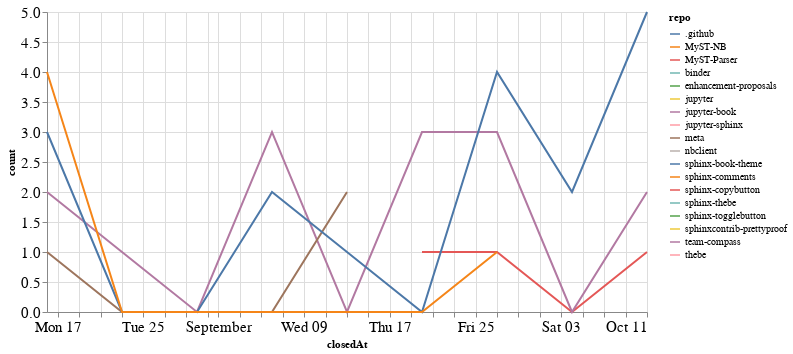

Source (notebook cell):
### Code cell
closed_by_time = closed_by.groupby('repo').resample('W', on='closedAt').count()['author'].reset_index()
closed_by_time = closed_by_time.rename(columns={'author': 'count'})

alt.Chart(closed_by_time, width=600).mark_line().encode(
    x='closedAt',
    y='count',
    color='repo',
    tooltip="repo"
)

### Figure 1 — Vega-Lite specification as saved in the notebook (floating-point values rounded to 4 significant figures)
{"config": {"axisLeft": {"labelFontSize": 15}, "axisBottom": {"labelFontSize": 15}}, "data": {"name": "data-8274558020cde669567d78dc098c2fa9"}, "mark": "line", "encoding": {"color": {"type": "nominal", "field": "repo"}, "tooltip": {"type": "nominal", "field": "repo"}, "x": {"type": "temporal", "field": "closedAt"}, "y": {"type": "quantitative", "field": "count"}}, "width": 600, "$schema": "https://vega.github.io/schema/vega-lite/v4.8.1.json", "datasets": {"data-8274558020cde669567d78dc098c2fa9": [{"repo": ".github", "closedAt": "2020-08-30T00:00:00", "count": 1}, {"repo": "MyST-NB", "closedAt": "2020-09-06T00:00:00", "count": 1}, {"repo": "MyST-Parser", "closedAt": "2020-09-20T00:00:00", "count": 1}, {"repo": "MyST-Parser", "closedAt": "2020-09-27T00:00:00", "count": 1}, {"repo": "MyST-Parser", "closedAt": "2020-10-04T00:00:00", "count": 0}, {"repo": "MyST-Parser", "closedAt": "2020-10-11T00:00:00", "count": 1}, {"repo": "binder", "closedAt": "2020-08-16T00:00:00", "count": 2}, {"repo": "enhancement-proposals", "closedAt": "2020-08-30T00:00:00", "count": 1}, {"repo": "jupyter", "closedAt": "2020-10-11T00:00:00", "count": 1}, {"repo": "jupyter-book", "closedAt": "2020-08-16T00:00:00", "count": 2}, {"repo": "jupyter-book", "closedAt": "2020-08-23T00:00:00", "count": 1}, {"repo": "jupyter-book", "closedAt": "2020-08-30T00:00:00", "count": 0}, {"repo": "jupyter-book", "closedAt": "2020-09-06T00:00:00", "count": 3}, {"repo": "jupyter-book", "closedAt": "2020-09-13T00:00:00", "count": 0}, {"repo": "jupyter-book", "closedAt": "2020-09-20T00:00:00", "count": 3}, {"repo": "jupyter-book", "closedAt": "2020-09-27T00:00:00", "count": 3}, {"repo": "jupyter-book", "closedAt": "2020-10-04T00:00:00", "count": 0}, {"repo": "jupyter-book", "closedAt": "2020-10-11T00:00:00", "count": 2}, {"repo": "jupyter-sphinx", "closedAt": "2020-09-27T00:00:00", "count": 1}, {"repo": "meta", "closedAt": "2020-08-16T00:00:00", "count": 1}, {"repo": "meta", "closedAt": "2020-08-23T00:00:00", "count": 0}, {"repo": "meta", "closedAt": "2020-08-30T00:00:00", "count": 0}, {"repo": "meta", "closedAt": "2020-09-06T00:00:00", "count": 0}, {"repo": "meta", "closedAt": "2020-09-13T00:00:00", "count": 2}, {"repo": "nbclient", "closedAt": "2020-09-13T00:00:00", "count": 1}, {"repo": "sphinx-book-theme", "closedAt": "2020-08-16T00:00:00", "count": 3}, {"repo": "sphinx-book-theme", "closedAt": "2020-08-23T00:00:00", "count": 0}, {"repo": "sphinx-book-theme", "closedAt": "2020-08-30T00:00:00", "count": 0}, {"repo": "sphinx-book-theme", "closedAt": "2020-09-06T00:00:00", "count": 2}, {"repo": "sphinx-book-theme", "closedAt": "2020-09-13T00:00:00", "count": 1}, {"repo": "sphinx-book-theme", "closedAt": "2020-09-20T00:00:00", "count": 0}, {"repo": "sphinx-book-theme", "closedAt": "2020-09-27T00:00:00", "count": 4}, {"repo": "sphinx-book-theme", "closedAt": "2020-10-04T00:00:00", "count": 2}, {"repo": "sphinx-book-theme", "closedAt": "2020-10-11T00:00:00", "count": 5}, {"repo": "sphinx-comments", "closedAt": "2020-08-16T00:00:00", "count": 4}, {"repo": "sphinx-comments", "closedAt": "2020-08-23T00:00:00", "count": 0}, {"repo": "sphinx-comments", "closedAt": "2020-08-30T00:00:00", "count": 0}, {"repo": "sphinx-comments", "closedAt": "2020-09-06T00:00:00", "count": 0}, {"repo": "sphinx-comments", "closedAt": "2020-09-13T00:00:00", "count": 0}, {"repo": "sphinx-comments", "closedAt": "2020-09-20T00:00:00", "count": 0}, {"repo": "sphinx-comments", "closedAt": "2020-09-27T00:00:00", "count": 1}, {"repo": "sphinx-copybutton", "closedAt": "2020-09-27T00:00:00", "count": 1}, {"repo": "sphinx-thebe", "closedAt": "2020-08-16T00:00:00", "count": 1}, {"repo": "sphinx-togglebutton", "closedAt": "2020-09-13T00:00:00", "count": 2}, {"repo": "sphinxcontrib-prettyproof", "closedAt": "2020-09-27T00:00:00", "count": 1}, {"repo": "team-compass", "closedAt": "2020-10-11T00:00:00", "count": 1}, {"repo": "thebe", "closedAt": "2020-08-16T00:00:00", "count": 1}]}}
